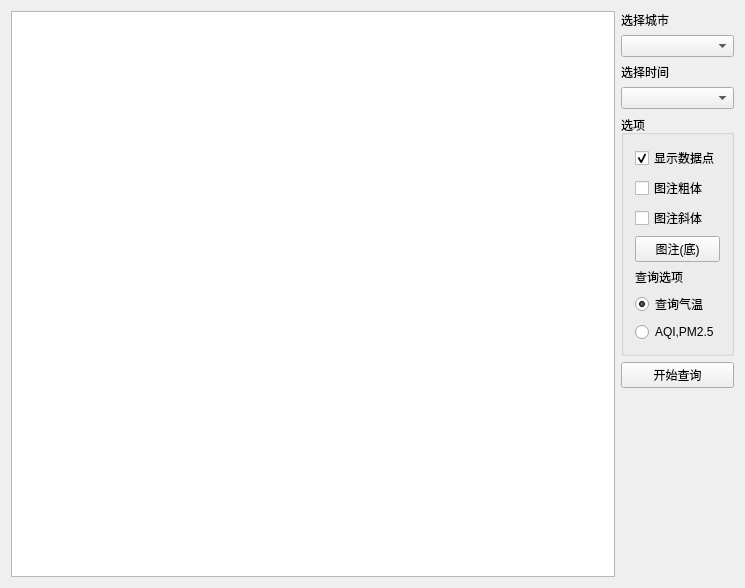
<?xml version="1.0" encoding="UTF-8"?>
<ui version="4.0">
 <class>mainWidget</class>
 <widget class="QWidget" name="mainWidget">
  <property name="geometry">
   <rect>
    <x>0</x>
    <y>0</y>
    <width>745</width>
    <height>588</height>
   </rect>
  </property>
  <property name="windowTitle">
   <string>实验三 网络数据获取与显示</string>
  </property>
  <layout class="QHBoxLayout" name="horizontalLayout">
   <item>
    <widget class="QtCharts::QChartView" name="chartview"/>
   </item>
   <item>
    <layout class="QVBoxLayout" name="verticalLayout">
     <item>
      <widget class="QLabel" name="label_2">
       <property name="text">
        <string>选择城市</string>
       </property>
      </widget>
     </item>
     <item>
      <widget class="QComboBox" name="combocity"/>
     </item>
     <item>
      <widget class="QLabel" name="label">
       <property name="text">
        <string>选择时间</string>
       </property>
      </widget>
     </item>
     <item>
      <widget class="QComboBox" name="comboMonth"/>
     </item>
     <item>
      <widget class="QGroupBox" name="groupBox">
       <property name="title">
        <string>选项</string>
       </property>
       <layout class="QVBoxLayout" name="verticalLayout_2">
        <item>
         <widget class="QCheckBox" name="cbShowPoint">
          <property name="text">
           <string>显示数据点</string>
          </property>
          <property name="checked">
           <bool>true</bool>
          </property>
         </widget>
        </item>
        <item>
         <widget class="QCheckBox" name="cbLegendBold">
          <property name="text">
           <string>图注粗体</string>
          </property>
         </widget>
        </item>
        <item>
         <widget class="QCheckBox" name="cbLegendItalic">
          <property name="text">
           <string>图注斜体</string>
          </property>
         </widget>
        </item>
        <item>
         <widget class="QPushButton" name="btnLegendAlign">
          <property name="text">
           <string>图注(底)</string>
          </property>
         </widget>
        </item>
        <item>
         <widget class="QLabel" name="label_3">
          <property name="text">
           <string>查询选项</string>
          </property>
         </widget>
        </item>
        <item>
         <widget class="QRadioButton" name="temperature">
          <property name="tabletTracking">
           <bool>false</bool>
          </property>
          <property name="acceptDrops">
           <bool>false</bool>
          </property>
          <property name="text">
           <string>查询气温</string>
          </property>
          <property name="checkable">
           <bool>true</bool>
          </property>
          <property name="checked">
           <bool>true</bool>
          </property>
         </widget>
        </item>
        <item>
         <widget class="QRadioButton" name="AQI">
          <property name="text">
           <string>AQI,PM2.5</string>
          </property>
         </widget>
        </item>
       </layout>
      </widget>
     </item>
     <item>
      <widget class="QPushButton" name="btnStart">
       <property name="sizePolicy">
        <sizepolicy hsizetype="Preferred" vsizetype="Fixed">
         <horstretch>0</horstretch>
         <verstretch>0</verstretch>
        </sizepolicy>
       </property>
       <property name="text">
        <string>开始查询</string>
       </property>
      </widget>
     </item>
     <item>
      <spacer name="verticalSpacer">
       <property name="orientation">
        <enum>Qt::Vertical</enum>
       </property>
       <property name="sizeHint" stdset="0">
        <size>
         <width>20</width>
         <height>40</height>
        </size>
       </property>
      </spacer>
     </item>
    </layout>
   </item>
  </layout>
 </widget>
 <layoutdefault spacing="6" margin="11"/>
 <customwidgets>
  <customwidget>
   <class>QtCharts::QChartView</class>
   <extends>QGraphicsView</extends>
   <header location="global">QtCharts/QChartView&gt;
#include &lt;QtCharts/chartsnamespace.h</header>
  </customwidget>
 </customwidgets>
 <resources/>
 <connections/>
</ui>
